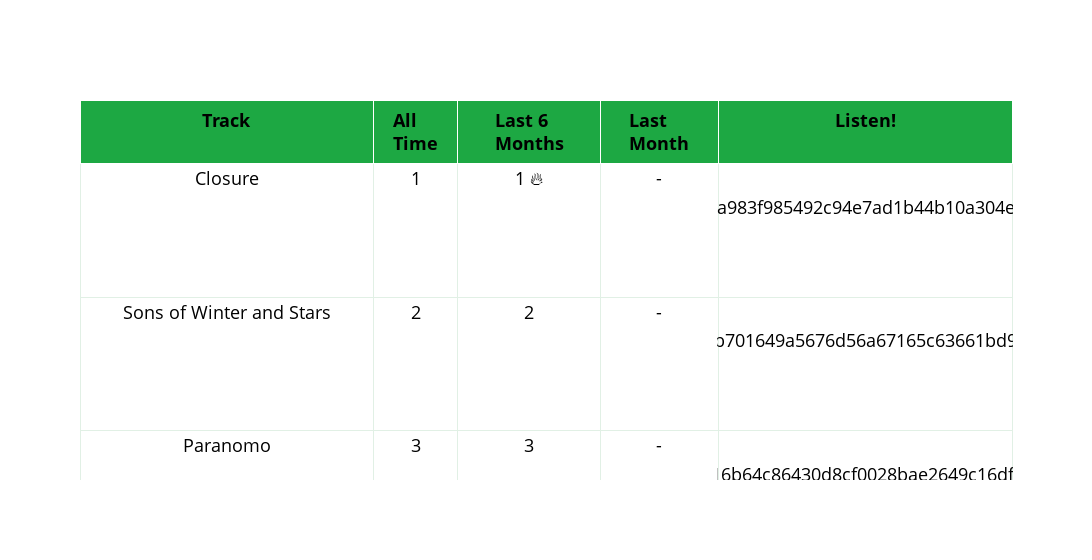

Notebook code cell kept with this figure:
### Code cell
plot_top_entity_across_periods(user_top_track_across_periods, entity_type='track')

### Figure 1 — Plotly figure (JSON) as saved in the notebook; plotly's stock layout.template omitted (floating-point values rounded to 4 significant figures; data arrays with more than 128 entries replaced by an {"elided": "..."} marker saying what was removed)
{"data": [{"cells": {"align": "center", "fill": {"color": ["white", "white", ["white", "white", "white", "white", "white", "white", "white", "white", "white", "white", "white", "white", "white", "white", "white", "white", "white", "white", "white", "#e6dada", "#d8f0df", "#d8f0df", "#d8f0df", "#d8f0df", "#d8f0df", "white", "white", "#e6dada", "#d8f0df", "#d8f0df", "#d8f0df", "#d8f0df", "#d8f0df", "#d8f0df", "white", "white", "white", "white", "white", "white", "white", "white", "white", "white", "white", "white", "white", "white", "white", "white", "white", "white", "white", "white", "white", "white", "white", "white", "white", "white", "white", "white", "white", "white", "white", "white", "white", "white", "white", "white", "white", "white", "white", "white", "white", "white", "white", "white", "white", "white", "white", "white", "white", "white", "white", "white", "white", "white", "white", "white", "white", "white", "white", "white", "white", "white", "white", "white", "white", "white"], ["white", "white", "white", "white", "#e6dada", "#e6dada", "white", "#d8f0df", "#d8f0df", "#d8f0df", "#d8f0df", "#e6dada", "#e6dada", "white", "#d8f0df", "#d8f0df", "#d8f0df", "#d8f0df", "white", "white", "white", "#d8f0df", "#d8f0df", "white", "white", "white", "white", "white", "#e6dada", "#e6dada", "white", "white", "white", "white", "white", "white", "white", "white", "#e6dada", "#e6dada", "#d8f0df", "#d8f0df", "white", "white", "white", "white", "#d8f0df", "#d8f0df", "#d8f0df", "#d8f0df", "white", "white", "#d8f0df", "#d8f0df", "white", "white", "white", "white", "white", "#d8f0df", "#d8f0df", "white", "white", "white", "white", "white", "white", "white", "white", "white", "white", "white", "white", "white", "white", "white", "white", "white", "white", "white", "white", "white", "white", "white", "white", "white", "white", "white", "white", "white", "white", "white", "white", "white", "white", "white", "white", "white", "white", "white"]]}, "font": {"color": "black", "size": 18}, "height": 30, "line": {"color": "#e1f0e5"}, "values": {"elided": "5x100 mixed values"}}, "columnwidth": [35, 10, 17, 14, 35], "header": {"align": "center", "fill": {"color": "#1da843"}, "font": {"color": "black", "size": 18}, "height": 30, "values": ["<b>Track</b>", "<b>All Time</b>", "<b>Last 6 Months</b>", "<b>Last Month</b>", "<b>Listen!</b>"]}, "type": "table"}], "layout": {"width": 1500}}
